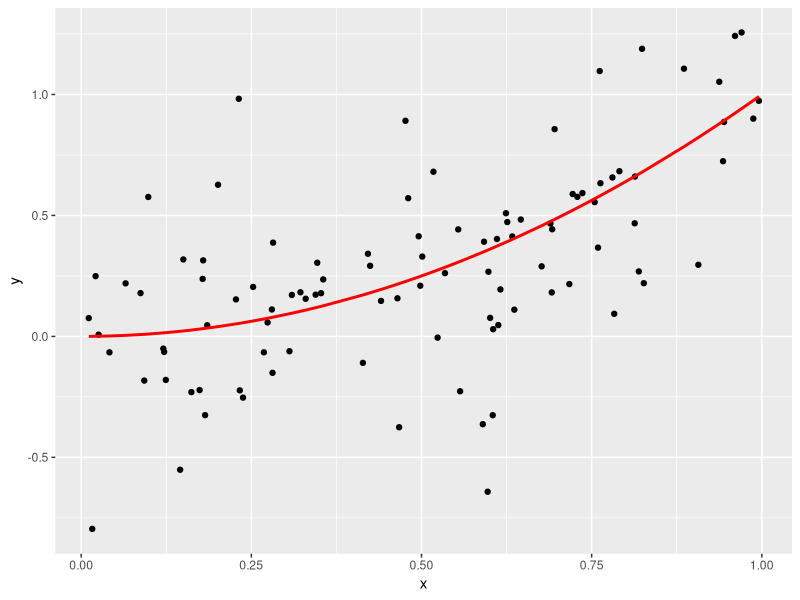
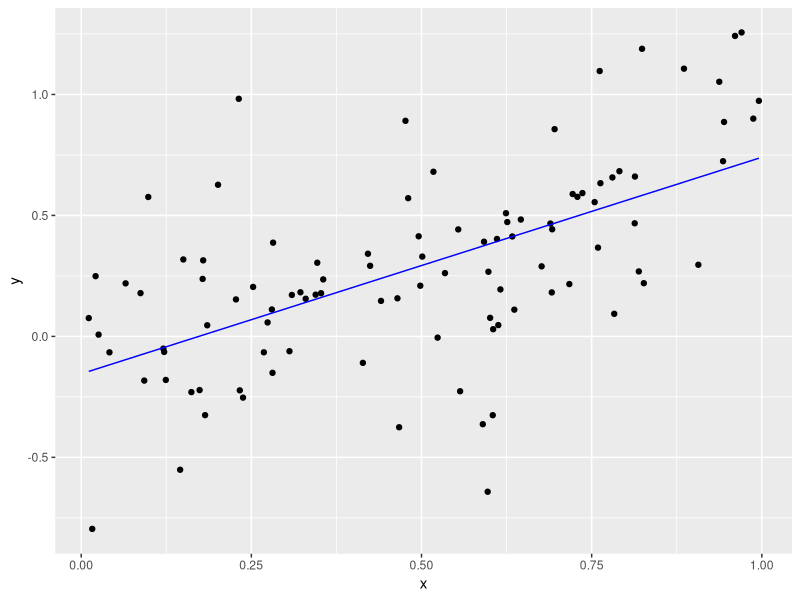

Reproduce these figures in R, in order.
# Setup -------------------------------------------------------------------
library(tidyverse)
library(broom)

# Let these be:
# -true function f(x) for a one-dimensional predictor x
# -the standard deviation of the true epsilon i.e. the noise
f <- function(x) {
  x^2
}
sigma <- 0.3

# This function generates a random sample. Random in terms of both
# -the predictor x
# -the amount of noise eps
generate_sample <- function(f, n_sim, sigma) {
  data_frame(
    x = runif(n = n_sim, min = 0, max = 1),
    f_x = f(x),
    eps = rnorm(n = n_sim, mean = 0, sd = sigma),
    y = f_x + eps
  )
}



# Generate Training Data via Sampling -------------------------------------
train_data <- generate_sample(f, n_sim = 100, sigma = sigma)

# The true model f(x) is in red. We observe points (x,y). Here we are pretending
# to know the exact break down of y into f(x) and eps
ggplot(train_data, aes(x=x)) +
  geom_point(aes(y=y)) +
  geom_line(aes(y=f_x), col="red", size=1)

# In a realistic situation, we only know x & y, not f(x) & eps. So we should
# remove them
train_data <- train_data %>%
  select(x, y)



# Generate Test Data, Fit Model, and Get Predictions -------------------

# 1. Generate test data via sampling. Recall in test data, we only have the
# predictors x:
test_data <- generate_sample(f, n_sim = 100, sigma = sigma) %>%
  select(x)

# 2. Fit Model: Simple linear regression
model <- lm(y ~ x, data = train_data)
train_data_augmented <- model %>%
  augment() %>%
  tbl_df()
# Plot fitted model to training data
ggplot(data=train_data_augmented, aes(x=x)) +
  geom_point(aes(y=y)) +
  geom_line(aes(y=.fitted), col="blue")

# 3. Get Predictions
# Note: we use augment(newdata=BLAH) here, since it works. This is equivalent
# to using the predict() function.
predictions <- model %>%
  augment(newdata=test_data) %>%
  tbl_df() %>%
  .[[".fitted"]]



# Main For Loop -------------------------------------------------
set.seed(76)
n_sim <- 10000

# Create new test data: a single point
x0 <- 0.95
test_data <- data_frame(x=x0)

# Save predictions here
predictions <- rep(0, n_sim)

for(i in 1:n_sim) {
  # FILL THIS IN:
  #generate new sample
  sample_train <- generate_sample(f, n_sim = n_sim, sigma = sigma)
  #fit model using linear regression
  model <- lm(y ~ x, data = sample_train)
  #store predictions for the pt x = 0.95, which is just test_data
  predictions[i] <- predict(model, newdata = test_data)

  if(i %% 100 == 0){
    print(i)
  }
}

# Pull the Curtain! Reveal truth: i.e. show all components we really know, but
# pretended not to:
set.seed(76)
truth <- data_frame(
  x = rep(x0, n_sim),
  f_x = f(x),
  eps = rnorm(n = n_sim, mean = 0, sd = 0.3),
  y = f_x + eps
  )

# Add predictions
truth <- truth %>%
  mutate(y_hat=predictions)

# Compute MSE, (Avg Bias of f_hat)^2, Variance of f_hat, sigma^2:
# FILL THIS IN:
#average MSE over n_sim vals
avg_mse <- mean((truth$y_hat - truth$y)^2)
#square average bias of f_hat
avg_bias_squared <- ((1/n_sim)*sum(truth$f_x - truth$y_hat))^2
#variance of f_hat over n_sim vals
var <- var(truth$y_hat)
#sigma^2 -- should be approx equal to actual sigma^2
sigma_squared <- mean(truth$eps^2)
#compare this^ to
sigma^2


#check if average mse = avg bias squared + variance of fhat + sigma squared
avg_mse
avg_bias_squared + var + sigma_squared
